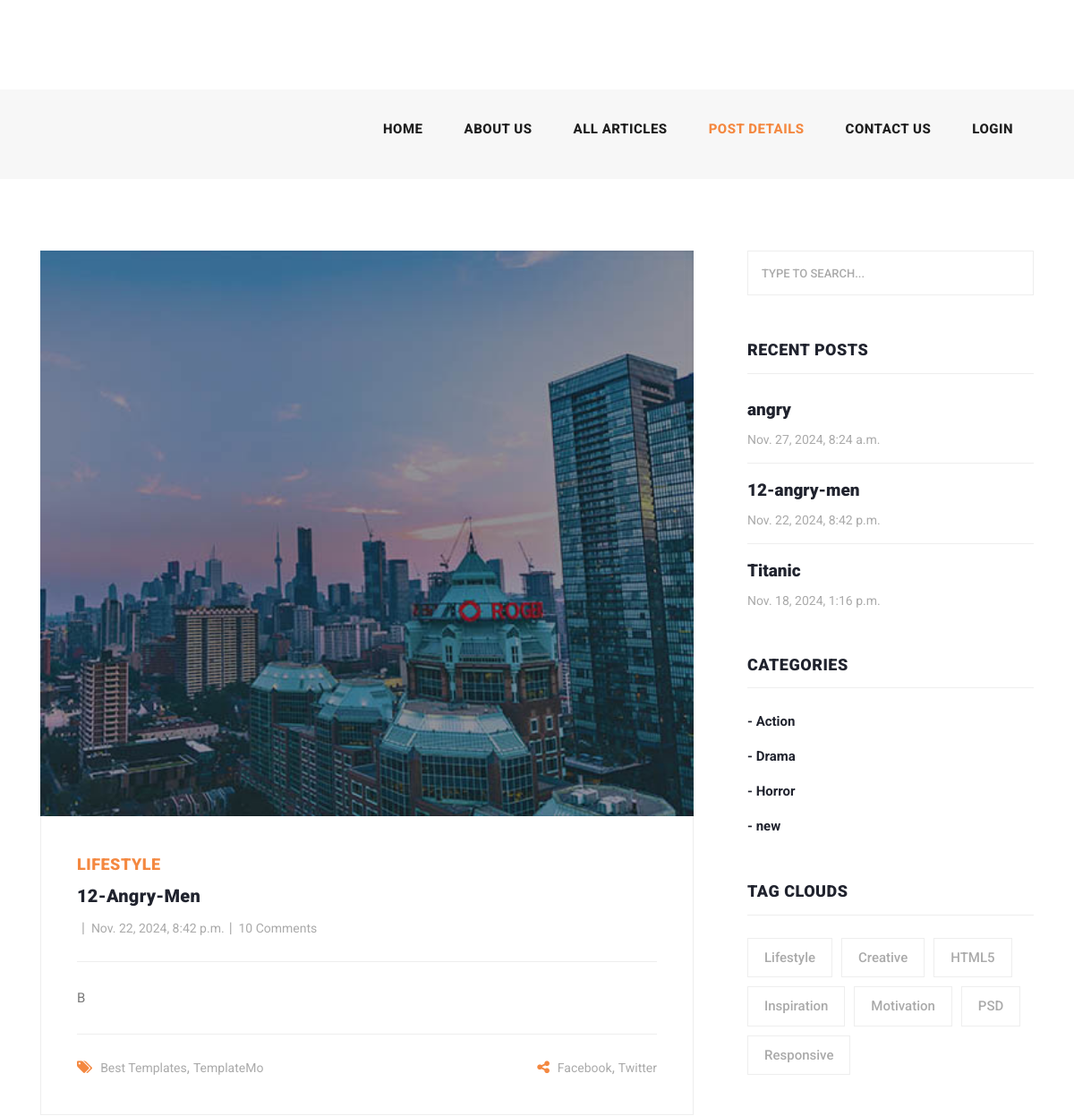
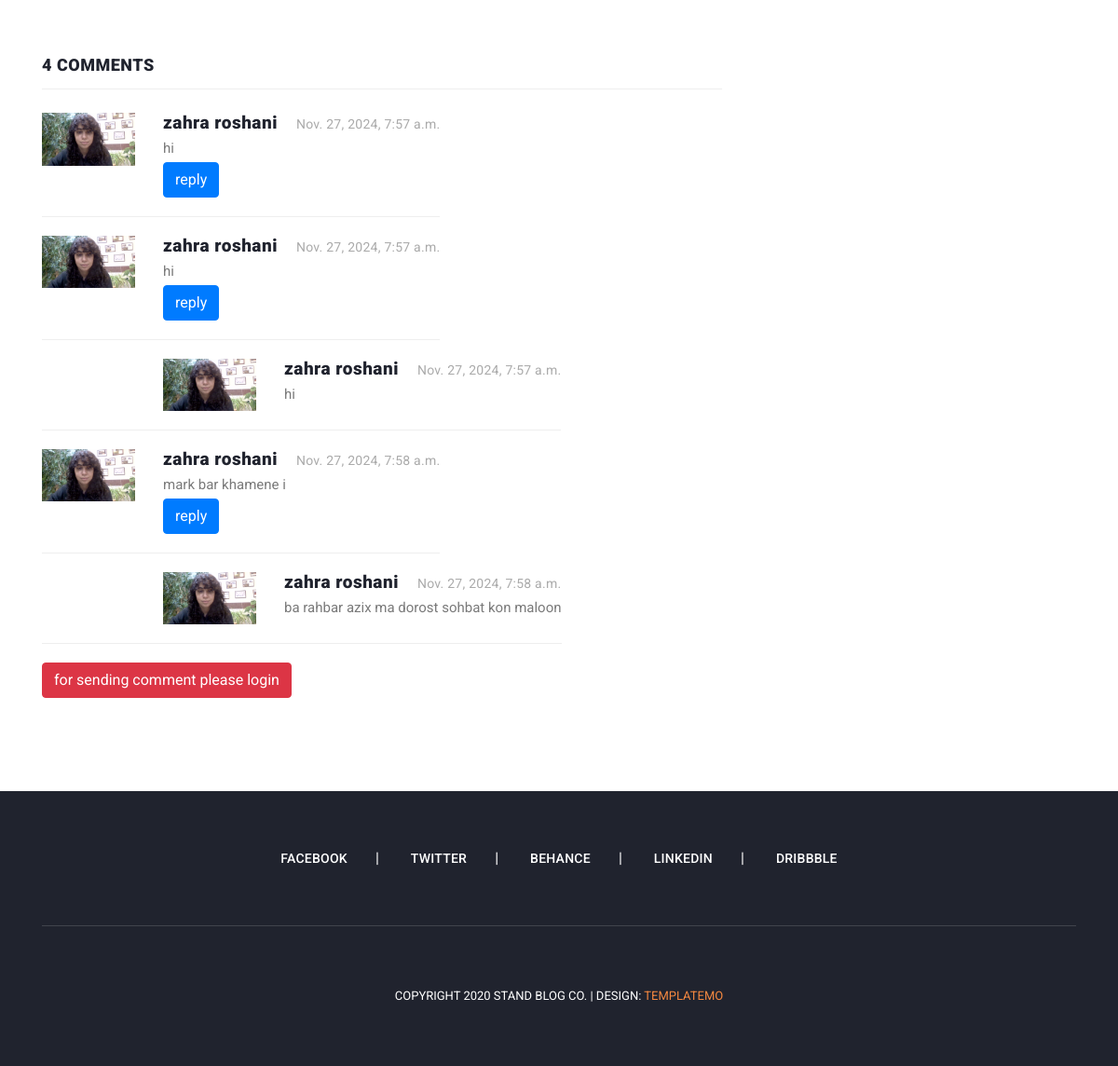
/articles/detail/12-angry-men, run on the app's committed database (2 pictures, top to bottom).
### blog/models.py (models this page shows, shortened)
class Article(models.Model):
    CHOICES = (
        ('A','PYTHON'),
        ('B','DJANGO')
    )
    author = models.ForeignKey(User, on_delete=models.CASCADE)
    category = models.ManyToManyField(Category,related_name='articles')
    title = models.CharField(max_length=70,help_text='enter title',unique=True)
    body = models.TextField(choices=CHOICES)
    image = models.ImageField(upload_to='images/articles',unique_for_date='pop_date')
    created = models.DateTimeField(auto_now_add=True)
    updated = models.DateTimeField(auto_now=True)
    pop_date = models.DateField(default=timezone.now())
    floatfield = models.FloatField(default=0)
    myfile = models.FileField(null=True,upload_to='files/articles')
    status = models.BooleanField(default=False)
    objects = models.Manager()
    custom = ArticleManager()
    slug = models.SlugField(unique=True,null=True,blank=True)
    class Meta:
        ordering = ['-updated',]
        verbose_name = 'post'

class Comment(models.Model):
    article = models.ForeignKey(Article,on_delete=models.CASCADE,related_name='comments')
    user = models.ForeignKey(User,on_delete=models.CASCADE,related_name='comments')
    body = models.TextField()
    created = models.DateTimeField(auto_now_add=True)
    parent  = models.ForeignKey('self',null=True,blank=True,related_name='replies',on_delete=models.CASCADE)

class Category(models.Model):
    name = models.CharField(max_length=50)
    created = models.DateTimeField(auto_now_add=True)
    slug = models.SlugField(unique=True,null=False,default='')

### account/models.py (models this page shows, shortened)
class Profile(models.Model):
    user = models.OneToOneField(User,on_delete=models.CASCADE)
    father_name = models.CharField(max_length=50,primary_key=True)
    melicode = models.CharField(max_length=50)
    image = models.ImageField(upload_to='images/profiles',blank=True,null=True)

### blog/views.py (the view)
# urls.py: path('detail/<slug:slug>', views.show,name='article_detail'),
def show(request,slug):
    article = get_object_or_404(Article,slug=slug)
    if request.method == 'POST':
        body = request.POST['body']
        parent = request.POST['parent_id']
        user = request.user
        Comment.objects.create(body=body,user=user,article=article,parent_id=parent)
    return  render(request, 'blog/article-details.html', context={'article':article})

### context_processors/context_processors.py (called while the page is built)
def recent_articles(request):
    from blog.models import Article, Category
    recent_articles = Article.objects.order_by('-created')
    categories = Category.objects.all()
    return  {'recent_articles': recent_articles,'categories': categories}

### blog/templates/blog/article-details.html (shortened to what this page needs)
{% extends 'base.html' %}
{% load static %}
{% block content %}
    <section class="call-to-action">
        <div class="container">
            <div class="row">
                <div class="col-lg-12">
                </div>
            </div>
        </div>
    </section>
    <section class="blog-posts grid-system">
        <div class="container">
            <div class="row">
                <div class="col-lg-8">
                    <div class="all-blog-posts">
                        <div class="row">
                            <div class="col-lg-12">
                                <div class="blog-post">
                                    <div class="blog-thumb">
                                        <img src="{{ article.image.url }}" alt="">
                                    </div>
                                    <div class="down-content">
                                        <span>Lifestyle</span>
                                        <a href="article-details.html"><h4>{{ article.title }}</h4></a>
                                        <ul class="post-info">
                                            <li><a href="#">{{ article.author.get_full_name }}</a></li>
                                            <li><a href="#">{{ article.created }}</a></li>
                                            <li><a href="#">10 Comments</a></li>
                                        </ul>
                                        <p>{{ article.body }}</p>
                                        <div class="post-options">
                                            <div class="row">
                                                <div class="col-6">
                                                    <ul class="post-tags">
                                                        <li><i class="fa fa-tags"></i></li>
                                                        <li><a href="#">Best Templates</a>,</li>
                                                        <li><a href="#">TemplateMo</a></li>
                                                    </ul>
                                                </div>
                                                <div class="col-6">
                                                    <ul class="post-share">
                                                        <li><i class="fa fa-share-alt"></i></li>
                                                        <li><a href="#">Facebook</a>,</li>
                                                        <li><a href="#"> Twitter</a></li>
                                                    </ul>
                                                </div>
                                            </div>
                                        </div>
                                    </div>
                                </div>
                            </div>
                            <div class="col-lg-12">
                                <div class="sidebar-item comments">
                                    <div class="sidebar-heading">
                                        <h2>4 comments</h2>
                                    </div>
                                    <div class="content">
                                        <ul>
                                            {% for comment in article.comments.all %}
                                                {% if comment.parent == None %}
                                                    <li>
                                                        <div class="author-thumb">
                                                            {% if comment.user.profile.image %}
                                                                <img src="{{ comment.user.profile.image.url }}" alt="">
                                                            {% else %}
                                                                <img src="{% static 'images/profile.png' %}" alt="">
                                                            {% endif %}
                                                        </div>
                                                        <div class="right-content">
                                                            <h4>{{ comment.user.get_full_name }}<span>{{ comment.created }}</span>
                                                            </h4>
                                                            <p>{{ comment.body }}</p>
                                                            <button onclick="set_value({{ comment.id }})" class="btn btn-primary">reply</button>
                                                        </div>
                                                    </li>
                                                    {% for reply in comment.replies.all %}
                                                        <li class="replied">
                                                            <div class="author-thumb">
                                                                {% if reply.user.profile.image %}
                                                                    <img src="{{ reply.user.profile.image.url }}"
                                                                         alt="">
                                                                {% else %}
                                                                    <img src="{% static 'images/profile.png' %}" alt="">
                                                                {% endif %}
                                                            </div>
                                                            <div class="right-content">
                                                                <h4>{{ reply.user.get_full_name }}<span>{{ reply.created }}</span>
                                                                </h4>
                                                                <p>{{ reply.body }}</p>
                                                            </div>
                                                        </li>
                                                        <li>
                                                    {% endfor %}
                                                {% endif %}
                                            {% endfor %}
                                        </ul>
                                        {% if request.user.is_authenticated %}
                                            </div>
                                            </div>
                                            </div>
                                            <div class="col-lg-12">
                                            <div class="sidebar-item submit-comment">
                                            <div class="sidebar-heading">
                                                <h2 id="your" >Your comment</h2>
                                            </div>
                                            <div class="content">
                                            <form id="comment" action="#" method="post">
                                                {% csrf_token %}
                                                <div class="row">
                                                    <input type="hidden" id="parent_id" name="parent_id" value="">
                                                    <div class="col-md-6 col-sm-12">
                                                        <fieldset>
                                                        <textarea name="body" rows="6" id="body"
                                                                  placeholder="Type your comment"
                                                                  required=""></textarea>
                                                        </fieldset>
                                                    </div>
                                                    <div class="col-lg-12">
                                                        <fieldset>
                                                            <button type="submit" id="form-submit" class="main-button">
                                                                Submit
                                                            </button>
                                                        </fieldset>
                                                    </div>
                                                </div>
                                            </form>
                                            {% else %}
                                            <a class="btn btn-danger" href="{% url 'account:login' %}"> for sending comment please login </a>
                                        {% endif %}
                                        </div>
                                        </div>
                                        </div>
                        </div>
                    </div>
                </div>
                {% include 'includes/sidebar.html' %}
            </div>
        </div>
    </section>
{% endblock %}

### templates/includes/sidebar.html
{% load static %}
<div class="col-lg-4">
    <div class="sidebar">
        <div class="row">
            <div class="col-lg-12">
                <div class="sidebar-item search">
                    <form id="search_form" name="gs" method="GET" action="{% url 'blog:search' %}">
                        <input type="text" name="q" class="searchText" placeholder="type to search..."
                               autocomplete="on">
                    </form>
                </div>
            </div>
            <div class="col-lg-12">
                <div class="sidebar-item recent-posts">
                    <div class="sidebar-heading">
                        <h2>Recent Posts</h2>
                    </div>
                    <div class="content">
                        <ul>
                            {% for article in recent_articles %}
                                <li><a href="{% url 'blog:article_detail' article.slug %}">
                                    <h5>{{ article.title }}</h5>
                                    <span>{{ article.created }}</span>
                                </a></li>
                            {% endfor %}
                        </ul>
                    </div>
                </div>
            </div>
            <div class="col-lg-12">
                <div class="sidebar-item categories">
                    <div class="sidebar-heading">
                        <h2>Categories</h2>
                    </div>
                    <div class="content">
                        <ul>
                            {% for cat in categories %}
                                <li><a href="{% url 'blog:category_list' cat.slug %}">- {{ cat.name }} </a></li>
                            {% endfor %}
                        </ul>
                    </div>
                </div>
            </div>
            <div class="col-lg-12">
                <div class="sidebar-item tags">
                    <div class="sidebar-heading">
                        <h2>Tag Clouds</h2>
                    </div>
                    <div class="content">
                        <ul>
                            <li><a href="#">Lifestyle</a></li>
                            <li><a href="#">Creative</a></li>
                            <li><a href="#">HTML5</a></li>
                            <li><a href="#">Inspiration</a></li>
                            <li><a href="#">Motivation</a></li>
                            <li><a href="#">PSD</a></li>
                            <li><a href="#">Responsive</a></li>
                        </ul>
                    </div>
                </div>
            </div>
        </div>
    </div>
</div>

### data on the page
Article: image (picture), title "12-Angry-Men", created "Nov. 22, 2024, 8:42 p.m.", body "B", title "12-angry-men"
Comment: user.profile.image (picture), user.get_full_name "zahra roshani", created "Nov. 27, 2024, 7:57 a.m.", body "hi"
Comment: user.profile.image (picture), user.get_full_name "zahra roshani", created "Nov. 27, 2024, 7:57 a.m.", body "hi"
Comment: user.profile.image (picture), user.get_full_name "zahra roshani", created "Nov. 27, 2024, 7:57 a.m.", body "hi"
Comment: user.profile.image (picture), user.get_full_name "zahra roshani", created "Nov. 27, 2024, 7:58 a.m.", body "mark bar khamene i"
Comment: user.profile.image (picture), user.get_full_name "zahra roshani", created "Nov. 27, 2024, 7:58 a.m.", body "ba rahbar azix ma dorost sohbat kon maloon"
Article: title "angry", created "Nov. 27, 2024, 8:24 a.m."
Article: title "Titanic", created "Nov. 18, 2024, 1:16 p.m."
Category: name "Action"
Category: name "Drama"
Category: name "Horror"
Category: name "new"
